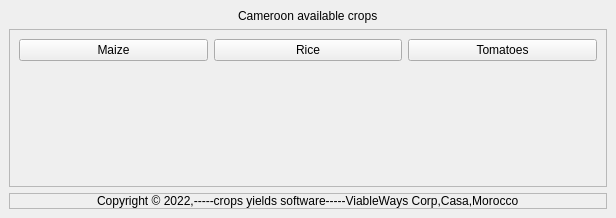
<?xml version="1.0" encoding="UTF-8"?>
<ui version="4.0">
 <class>MainWindow</class>
 <widget class="QMainWindow" name="MainWindow">
  <property name="geometry">
   <rect>
    <x>0</x>
    <y>0</y>
    <width>616</width>
    <height>218</height>
   </rect>
  </property>
  <property name="windowTitle">
   <string>CROP</string>
  </property>
  <widget class="QWidget" name="centralwidget">
   <layout class="QVBoxLayout" name="verticalLayout">
    <item alignment="Qt::AlignHCenter">
     <widget class="QLabel" name="label_2">
      <property name="text">
       <string>Cameroon available crops</string>
      </property>
     </widget>
    </item>
    <item>
     <widget class="QFrame" name="frame">
      <property name="sizePolicy">
       <sizepolicy hsizetype="Preferred" vsizetype="Expanding">
        <horstretch>0</horstretch>
        <verstretch>0</verstretch>
       </sizepolicy>
      </property>
      <property name="frameShape">
       <enum>QFrame::StyledPanel</enum>
      </property>
      <property name="frameShadow">
       <enum>QFrame::Raised</enum>
      </property>
      <layout class="QHBoxLayout" name="horizontalLayout">
       <item>
        <layout class="QGridLayout" name="gridLayout">
         <item row="1" column="0" alignment="Qt::AlignHCenter">
          <widget class="QLabel" name="label_3">
           <property name="text">
            <string/>
           </property>
           <property name="pixmap">
            <pixmap resource="../ressource.qrc">:/image/images/010-corn-cob.png</pixmap>
           </property>
          </widget>
         </item>
         <item row="1" column="1" alignment="Qt::AlignHCenter">
          <widget class="QLabel" name="label_4">
           <property name="text">
            <string/>
           </property>
           <property name="pixmap">
            <pixmap resource="../ressource.qrc">:/image/images/rice.png</pixmap>
           </property>
          </widget>
         </item>
         <item row="1" column="2" alignment="Qt::AlignHCenter">
          <widget class="QLabel" name="label_5">
           <property name="text">
            <string/>
           </property>
           <property name="pixmap">
            <pixmap resource="../ressource.qrc">:/image/images/015-tomato.png</pixmap>
           </property>
          </widget>
         </item>
         <item row="0" column="0">
          <widget class="QPushButton" name="maize_btn">
           <property name="text">
            <string>Maize</string>
           </property>
          </widget>
         </item>
         <item row="0" column="1">
          <widget class="QPushButton" name="rice_btn">
           <property name="text">
            <string>Rice</string>
           </property>
          </widget>
         </item>
         <item row="0" column="2">
          <widget class="QPushButton" name="tomatoes_btn">
           <property name="text">
            <string>Tomatoes</string>
           </property>
          </widget>
         </item>
        </layout>
       </item>
      </layout>
     </widget>
    </item>
    <item>
     <widget class="QFrame" name="frame_3">
      <property name="styleSheet">
       <string notr="true">font: 9pt &quot;Ubuntu&quot;;</string>
      </property>
      <property name="frameShape">
       <enum>QFrame::StyledPanel</enum>
      </property>
      <property name="frameShadow">
       <enum>QFrame::Raised</enum>
      </property>
      <layout class="QHBoxLayout" name="horizontalLayout_2">
       <property name="spacing">
        <number>0</number>
       </property>
       <property name="leftMargin">
        <number>0</number>
       </property>
       <property name="topMargin">
        <number>0</number>
       </property>
       <property name="rightMargin">
        <number>0</number>
       </property>
       <property name="bottomMargin">
        <number>0</number>
       </property>
       <item alignment="Qt::AlignHCenter">
        <widget class="QLabel" name="label">
         <property name="text">
          <string>Copyright © 2022,-----crops yields software-----ViableWays Corp,Casa,Morocco</string>
         </property>
        </widget>
       </item>
      </layout>
     </widget>
    </item>
   </layout>
  </widget>
 </widget>
 <resources>
  <include location="../ressource.qrc"/>
 </resources>
 <connections/>
</ui>
